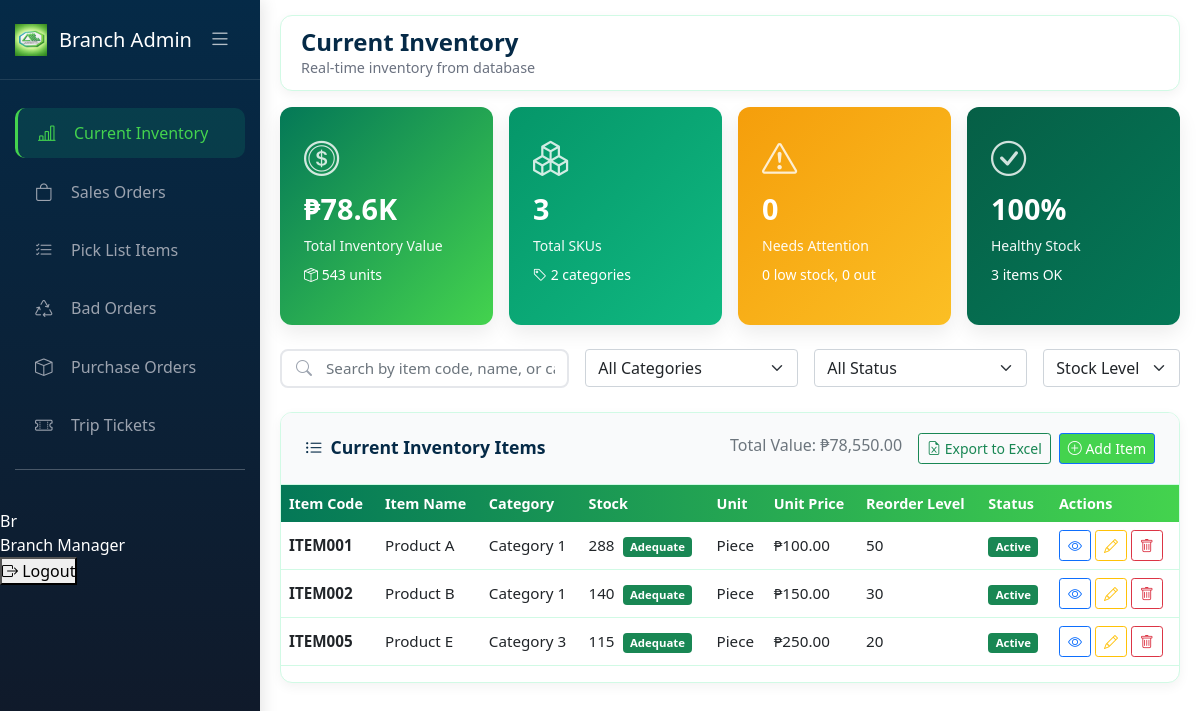
Page /BranchAdmin/current_inventory.php (signed in) on the earlier database version.
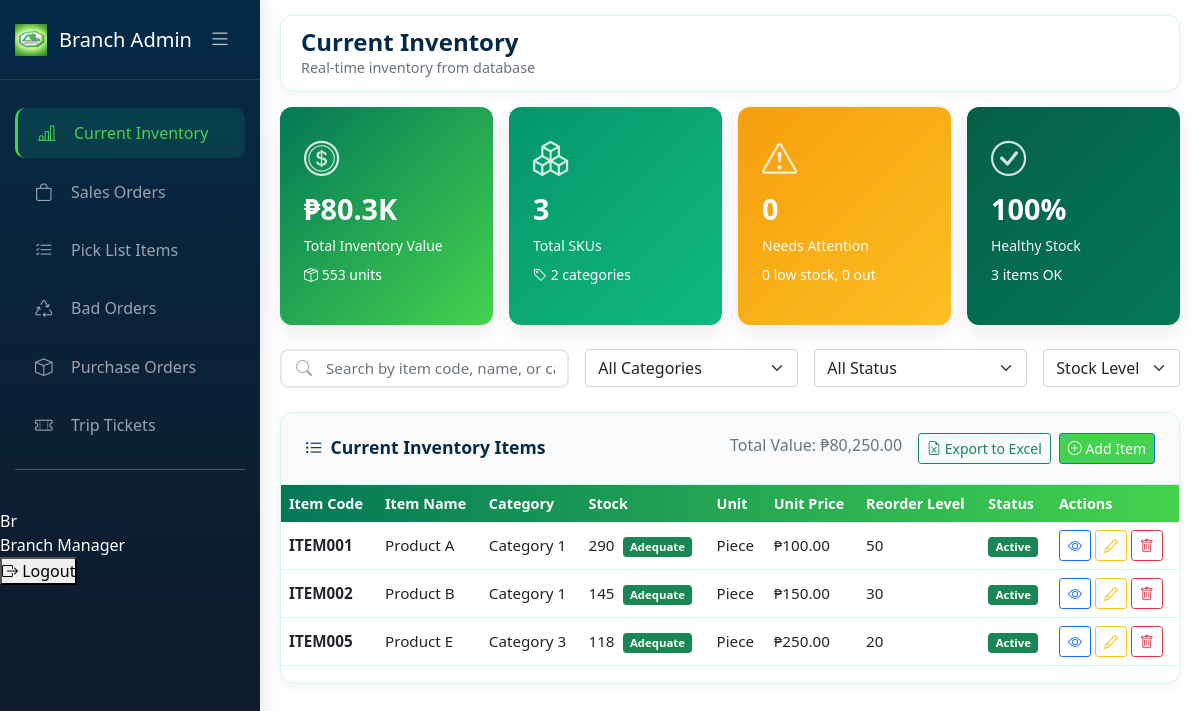
Same page on the later database version.
### tables this page shows
CREATE TABLE `items` (
  `item_id` int(11) NOT NULL,
  `item_code` varchar(50) NOT NULL,
  `item_name` varchar(150) NOT NULL,
  `description` text DEFAULT NULL,
  `category` varchar(100) DEFAULT NULL,
  `stock` int(11) NOT NULL,
  `unit_type` enum('case','inner-pack','piece','box','carton') DEFAULT 'piece',
  `unit_price` decimal(10,2) NOT NULL,
  `reorder_level` int(11) DEFAULT 50,
  `status` enum('active','inactive','discontinued') DEFAULT 'active',
  `created_at` timestamp NOT NULL DEFAULT current_timestamp(),
  `updated_at` timestamp NOT NULL DEFAULT current_timestamp() ON UPDATE current_timestamp(),
  `branch_id` int(11) DEFAULT NULL
);

### BranchAdmin/current_inventory.php (the view, shortened to what the changed rows need)
<?php
require_once '../config/database.php';
$branch_id = $_SESSION['branch_id'] ?? 0;
$view_all_branches = $_SESSION['view_all_branches'] ?? false;
$items_branch_column_exists = false;
$check_column = $conn->query("SHOW COLUMNS FROM items LIKE 'branch_id'");
if ($check_column && $check_column->num_rows > 0) {
    $items_branch_column_exists = true;
}
$branch_condition = "";
if ($items_branch_column_exists && !$view_all_branches) {
    $branch_condition = "AND branch_id = $branch_id";
}
$items_query = "
    SELECT
        item_id,
        item_code,
        item_name,
        description,
        category,
        stock as quantity_on_hand,
        unit_type,
        unit_price,
        reorder_level,
        status,
        branch_id,
        created_at,
        updated_at
    FROM items
    WHERE 1=1
    $branch_condition
    ORDER BY item_code ASC
";
$items_result = $conn->query($items_query);
$items = $items_result->fetch_all(MYSQLI_ASSOC);
$total_stock = array_sum(array_column($items, 'quantity_on_hand'));
$total_value = array_sum(array_map(function($item) {
    return $item['quantity_on_hand'] * $item['unit_price'];
}, $items));
$statInventoryValue = '₱' . number_format($total_value / 1000, 1) . 'K';
function getStockStatus($stock, $reorder_level) {
    return ['label' => 'Adequate', 'class' => 'bg-success text-white'];
}
?>
<!DOCTYPE html>
<html lang="en">
<head>
    <link rel="stylesheet" href="../css/current_inventory.css">
    <link href="https://cdn.jsdelivr.net/npm/bootstrap@5.1.3/dist/css/bootstrap.min.css" rel="stylesheet">
    <link rel="stylesheet" href="https://cdn.jsdelivr.net/npm/bootstrap-icons@1.8.1/font/bootstrap-icons.css">
    <link rel="stylesheet" href="https://cdn.jsdelivr.net/npm/inter-ui@3.19.3/inter.css">
    <link href="https://cdn.jsdelivr.net/npm/sweetalert2@11/dist/sweetalert2.min.css" rel="stylesheet">
</head>
<body>
    <div id="appPage">
        <div class="main-content" id="mainContent">
            <div id="dashboardContent" class="page-content active">
                <div class="navbar-top">
                    <div class="page-title">
                        <h2>Current Inventory</h2>
                    </div>
                </div>
                <div class="row g-3 mb-4">
                    <div class="col-xl-3 col-md-6">
                        <div class="stat-card total">
                            <i class="bi bi-coin stat-icon"></i>
                            <div class="stat-value"><?= $statInventoryValue ?></div>
                            <div class="stat-label">Total Inventory Value</div>
                            <small class="d-block mt-2"><i class="bi bi-box-seam"></i> <?= number_format($total_stock) ?> units</small>
                        </div>
                    </div>
                </div>
                <div class="data-table">
                    <div class="table-header d-flex justify-content-between align-items-center">
                        <div class="d-flex gap-2">
                            <span class="text-muted me-2">Total Value: ₱<?= number_format($total_value, 2) ?></span>
                            <button class="btn btn-sm btn-outline-success" onclick="exportToExcel()">
                                <i class="bi bi-file-earmark-excel"></i> Export to Excel
                            </button>
                            <button class="btn btn-sm btn-primary" onclick="showAddItemModal()">
                                <i class="bi bi-plus-circle"></i> Add Item
                            </button>
                        </div>
                    </div>
                    <div class="table-responsive">
                        <table class="table custom-table" id="inventoryTable">
                            <thead>
                                <tr>
                                    <th>Item Code</th>
                                    <th>Item Name</th>
                                    <th>Category</th>
                                    <th>Stock</th>
                                    <th>Unit</th>
                                    <th>Unit Price</th>
                                    <th>Reorder Level</th>
                                    <th>Status</th>
                                    <th>Actions</th>
                                </tr>
                            </thead>
                            <tbody id="inventoryTableBody">
                                <?php if (empty($items)): ?>
                                <tr>
                                    <td colspan="<?= ($items_branch_column_exists && $view_all_branches) ? '10' : '9' ?>" class="text-center py-4">
                                        <i class="bi bi-inbox fs-1 d-block text-muted mb-2"></i>
                                        <p class="text-muted mb-0">
                                            No items found
                                            <?php if ($items_branch_column_exists && !$view_all_branches): ?>
                                                for your branch
                                            <?php endif; ?>
                                        </p>
                                        <button class="btn btn-sm btn-primary mt-2" onclick="showAddItemModal()">
                                            <i class="bi bi-plus-circle"></i> Add Item
                                        </button>
                                    </td>
                                </tr>
                                <?php else: ?>
                                    <?php foreach ($items as $item):
                                        $stock_status = getStockStatus($item['quantity_on_hand'], $item['reorder_level']);
                                    ?>
                                    <tr class="inventory-row"
                                        data-id="<?= $item['item_id'] ?>"
                                        data-code="<?= htmlspecialchars($item['item_code']) ?>"
                                        data-name="<?= htmlspecialchars($item['item_name']) ?>"
                                        data-category="<?= htmlspecialchars($item['category'] ?? '') ?>"
                                        data-status="<?= $item['status'] ?>"
                                        data-stock="<?= $item['quantity_on_hand'] ?>"
                                        data-reorder="<?= $item['reorder_level'] ?>"
                                        data-price="<?= $item['unit_price'] ?>"
                                        data-unit="<?= $item['unit_type'] ?>"
                                        data-description="<?= htmlspecialchars($item['description'] ?? '') ?>"
                                        data-branch="<?= $item['branch_id'] ?? '' ?>">
                                        <td><strong><?= htmlspecialchars($item['item_code']) ?></strong></td>
                                        <td>
                                            <?= htmlspecialchars($item['item_name']) ?>
                                        </td>
                                        <td><?= htmlspecialchars($item['category'] ?? 'Uncategorized') ?></td>
                                        <td>
                                            <span class="<?= $item['quantity_on_hand'] <= $item['reorder_level'] ? 'text-danger fw-bold' : '' ?>">
                                                <?= number_format($item['quantity_on_hand']) ?>
                                            </span>
                                            <span class="badge <?= $stock_status['class'] ?> ms-1"><?= $stock_status['label'] ?></span>
                                        </td>
                                        <td><?= ucfirst(str_replace('-', ' ', $item['unit_type'])) ?></td>
                                        <td>₱<?= number_format($item['unit_price'], 2) ?></td>
                                        <td><?= $item['reorder_level'] ?></td>
                                        <td>
                                            <?php
                                            $status_class = match($item['status']) {
                                                'active' => 'bg-success',
                                                'inactive' => 'bg-secondary',
                                                'discontinued' => 'bg-danger',
                                                default => 'bg-warning'
                                            };
                                            ?>
                                            <span class="badge <?= $status_class ?>"><?= ucfirst($item['status']) ?></span>
                                        </td>
                                        <td>
                                            <button class="btn btn-sm btn-outline-primary" onclick="viewItem(<?= $item['item_id'] ?>)" title="View">
                                                <i class="bi bi-eye"></i>
                                            </button>
                                            <button class="btn btn-sm btn-outline-warning" onclick="editItem(<?= $item['item_id'] ?>)" title="Edit">
                                                <i class="bi bi-pencil"></i>
                                            </button>
                                            <button class="btn btn-sm btn-outline-danger" onclick="deleteItem(<?= $item['item_id'] ?>)" title="Delete">
                                                <i class="bi bi-trash"></i>
                                            </button>
                                        </td>
                                    </tr>
                                    <?php endforeach; ?>
                                <?php endif; ?>
                            </tbody>
                        </table>
                    </div>
                </div>
            </div>
        </div>
    </div>
</body>
</html>

Differences in the rows shown:
changed items "ITEM001": stock "288" → "290"
changed items "ITEM002": stock "140" → "145"
changed items "ITEM005": stock "115" → "118"
Other differences:
$statInventoryValue: "₱78.6K" → "₱80.3K"
$total_stock: "543" → "553"
$total_value: "78,550.00" → "80,250.00"
